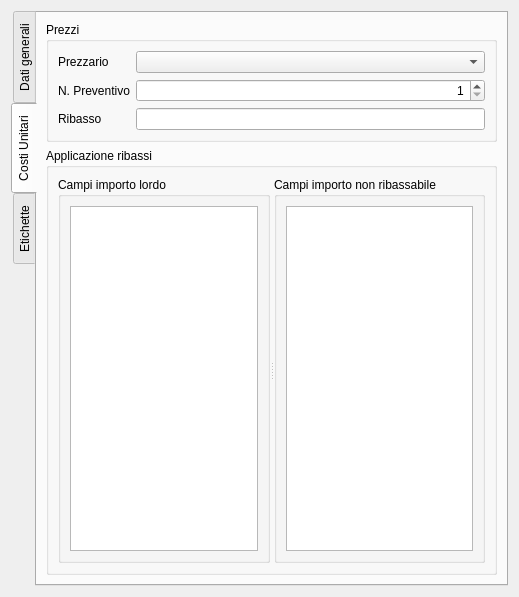
<?xml version="1.0" encoding="UTF-8"?>
<ui version="4.0">
 <class>AccountingBillDataGUI</class>
 <widget class="QWidget" name="AccountingBillDataGUI">
  <property name="geometry">
   <rect>
    <x>0</x>
    <y>0</y>
    <width>519</width>
    <height>597</height>
   </rect>
  </property>
  <property name="windowTitle">
   <string>Dati computo</string>
  </property>
  <layout class="QGridLayout" name="gridLayout_7">
   <item row="0" column="0">
    <widget class="QTabWidget" name="tabWidget">
     <property name="tabPosition">
      <enum>QTabWidget::West</enum>
     </property>
     <property name="currentIndex">
      <number>1</number>
     </property>
     <widget class="QWidget" name="generalDataTab">
      <attribute name="title">
       <string>Dati generali</string>
      </attribute>
      <layout class="QGridLayout" name="gridLayout_12">
       <item row="0" column="0">
        <widget class="QSplitter" name="splitter_2">
         <property name="orientation">
          <enum>Qt::Vertical</enum>
         </property>
         <widget class="QGroupBox" name="infoGroupBox">
          <property name="title">
           <string>Info</string>
          </property>
          <layout class="QGridLayout" name="gridLayout_4">
           <item row="0" column="0">
            <widget class="QLabel" name="nameLabel">
             <property name="text">
              <string>Denominazione</string>
             </property>
            </widget>
           </item>
           <item row="0" column="1">
            <widget class="QLineEdit" name="nameLineEdit"/>
           </item>
           <item row="1" column="0" colspan="2">
            <widget class="QGroupBox" name="descriptionGroupBox">
             <property name="title">
              <string>Descrizione</string>
             </property>
             <layout class="QGridLayout" name="gridLayout_6">
              <item row="0" column="0">
               <widget class="QPlainTextEdit" name="descriptionTextEdit"/>
              </item>
             </layout>
            </widget>
           </item>
          </layout>
         </widget>
         <widget class="QSplitter" name="splitter">
          <property name="orientation">
           <enum>Qt::Horizontal</enum>
          </property>
          <widget class="QGroupBox" name="groupBox_3">
           <property name="title">
            <string>Importi</string>
           </property>
           <layout class="QGridLayout" name="gridLayout_8">
            <item row="0" column="4">
             <widget class="QLabel" name="totalAmountLabel">
              <property name="text">
               <string>Totale</string>
              </property>
             </widget>
            </item>
            <item row="2" column="3">
             <widget class="QLineEdit" name="amountNotToDiscountLineEdit">
              <property name="alignment">
               <set>Qt::AlignRight|Qt::AlignTrailing|Qt::AlignVCenter</set>
              </property>
              <property name="readOnly">
               <bool>true</bool>
              </property>
             </widget>
            </item>
            <item row="3" column="3">
             <widget class="QLineEdit" name="amountToDiscountLineEdit">
              <property name="alignment">
               <set>Qt::AlignRight|Qt::AlignTrailing|Qt::AlignVCenter</set>
              </property>
              <property name="readOnly">
               <bool>true</bool>
              </property>
             </widget>
            </item>
            <item row="4" column="3">
             <widget class="QLineEdit" name="amountDiscountedLineEdit">
              <property name="alignment">
               <set>Qt::AlignRight|Qt::AlignTrailing|Qt::AlignVCenter</set>
              </property>
              <property name="readOnly">
               <bool>true</bool>
              </property>
             </widget>
            </item>
            <item row="0" column="0" colspan="3">
             <widget class="QLabel" name="totalAmountToDiscountLabel">
              <property name="text">
               <string>Totale lordo</string>
              </property>
             </widget>
            </item>
            <item row="3" column="0">
             <widget class="QLabel" name="amountToDiscountLabel">
              <property name="text">
               <string>Totale soggetto a ribasso lordo</string>
              </property>
             </widget>
            </item>
            <item row="0" column="3">
             <widget class="QLineEdit" name="totalAmountToDiscountLineEdit">
              <property name="alignment">
               <set>Qt::AlignRight|Qt::AlignTrailing|Qt::AlignVCenter</set>
              </property>
              <property name="readOnly">
               <bool>true</bool>
              </property>
             </widget>
            </item>
            <item row="4" column="0">
             <widget class="QLabel" name="amountDiscountedLabel">
              <property name="text">
               <string>Totale soggetto a ribasso netto</string>
              </property>
             </widget>
            </item>
            <item row="2" column="0" colspan="2">
             <widget class="QLabel" name="amountNotToDiscountLabel">
              <property name="text">
               <string>Totale non soggetto a ribasso</string>
              </property>
             </widget>
            </item>
            <item row="0" column="5">
             <widget class="QLineEdit" name="totalAmountLineEdit">
              <property name="alignment">
               <set>Qt::AlignRight|Qt::AlignTrailing|Qt::AlignVCenter</set>
              </property>
              <property name="readOnly">
               <bool>true</bool>
              </property>
             </widget>
            </item>
           </layout>
          </widget>
         </widget>
        </widget>
       </item>
      </layout>
     </widget>
     <widget class="QWidget" name="tab">
      <attribute name="title">
       <string>Costi Unitari</string>
      </attribute>
      <layout class="QGridLayout" name="gridLayout_10">
       <item row="0" column="0">
        <widget class="QGroupBox" name="groupBox">
         <property name="sizePolicy">
          <sizepolicy hsizetype="Preferred" vsizetype="Maximum">
           <horstretch>0</horstretch>
           <verstretch>0</verstretch>
          </sizepolicy>
         </property>
         <property name="title">
          <string>Prezzi</string>
         </property>
         <layout class="QGridLayout" name="gridLayout">
          <item row="0" column="0">
           <widget class="QLabel" name="priceListComboBoxLabel">
            <property name="text">
             <string>Prezzario</string>
            </property>
           </widget>
          </item>
          <item row="0" column="1">
           <widget class="QComboBox" name="priceListComboBox"/>
          </item>
          <item row="1" column="0">
           <widget class="QLabel" name="currentPriceDataSetSpinBoxLabel">
            <property name="text">
             <string>N. Preventivo</string>
            </property>
           </widget>
          </item>
          <item row="1" column="1">
           <widget class="QSpinBox" name="currentPriceDataSetSpinBox">
            <property name="alignment">
             <set>Qt::AlignRight|Qt::AlignTrailing|Qt::AlignVCenter</set>
            </property>
            <property name="minimum">
             <number>1</number>
            </property>
           </widget>
          </item>
          <item row="2" column="0">
           <widget class="QLabel" name="discountLabel">
            <property name="text">
             <string>Ribasso</string>
            </property>
           </widget>
          </item>
          <item row="2" column="1">
           <widget class="QLineEdit" name="discountLineEdit">
            <property name="alignment">
             <set>Qt::AlignRight|Qt::AlignTrailing|Qt::AlignVCenter</set>
            </property>
           </widget>
          </item>
         </layout>
        </widget>
       </item>
       <item row="1" column="0">
        <widget class="QGroupBox" name="pricesGroupBox">
         <property name="title">
          <string>Applicazione ribassi</string>
         </property>
         <layout class="QGridLayout" name="gridLayout_2">
          <item row="0" column="0">
           <widget class="QSplitter" name="splitter_3">
            <property name="orientation">
             <enum>Qt::Horizontal</enum>
            </property>
            <widget class="QGroupBox" name="totalPriceFieldGroupBox">
             <property name="title">
              <string>Campi importo lordo</string>
             </property>
             <layout class="QGridLayout" name="gridLayout_9">
              <item row="0" column="0">
               <widget class="QTableView" name="totalPriceFieldTableView"/>
              </item>
             </layout>
            </widget>
            <widget class="QGroupBox" name="noDiscountPriceFieldGroupBox">
             <property name="title">
              <string>Campi importo non ribassabile</string>
             </property>
             <layout class="QGridLayout" name="gridLayout_5">
              <item row="0" column="0">
               <widget class="QTableView" name="noDiscountPriceFieldTableView"/>
              </item>
             </layout>
            </widget>
           </widget>
          </item>
         </layout>
        </widget>
       </item>
      </layout>
     </widget>
     <widget class="QWidget" name="attributesTab">
      <attribute name="title">
       <string>Etichette</string>
      </attribute>
      <layout class="QGridLayout" name="gridLayout_11">
       <item row="0" column="0">
        <widget class="QGroupBox" name="attributesGroupBox">
         <property name="title">
          <string>Etichette</string>
         </property>
         <layout class="QGridLayout" name="gridLayout_3">
          <item row="1" column="1">
           <widget class="QPushButton" name="removeAttributePushButton">
            <property name="text">
             <string>-</string>
            </property>
           </widget>
          </item>
          <item row="1" column="0">
           <widget class="QPushButton" name="addAttributePushButton">
            <property name="text">
             <string>+</string>
            </property>
           </widget>
          </item>
          <item row="1" column="2">
           <widget class="QPushButton" name="printAttributePushButton">
            <property name="text">
             <string>Stampa</string>
            </property>
           </widget>
          </item>
          <item row="0" column="0" colspan="3">
           <widget class="QTableView" name="attributesTableView"/>
          </item>
         </layout>
        </widget>
       </item>
      </layout>
     </widget>
    </widget>
   </item>
  </layout>
 </widget>
 <resources/>
 <connections/>
</ui>
